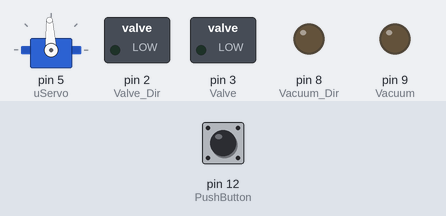
Bench run of a sketch on a simulated Arduino Uno, built with avr-gcc and run on an emulated ATmega328P. Shown: servo, switched loads named in the sketch (green lamp = pin HIGH), output pins drawn as LEDs (lit = HIGH). Wiring (inferred from the names in the program): servo: signal pin 5. The test bench sets the inputs (shaded band); at power-on: pin 12 (PushButton) HIGH. Servo pulses on a pin are drawn as a servo (544–2400 µs = 0–180°); pins used as bus, display or sensor lines are not drawn.

Above: at 1.2 s.
1.3 s: pin 12 (PushButton) pulled LOW for 0.15 s
At 1.62 s:
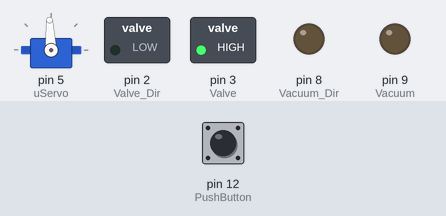
3.2 s: pin 12 (PushButton) pulled LOW for 3.2 s
At 4.1 s:
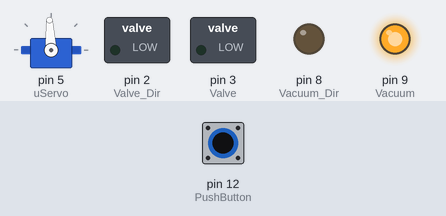
Timing chart, 0 to 8.2 s (numbered marks = the images above; inputs shaded):
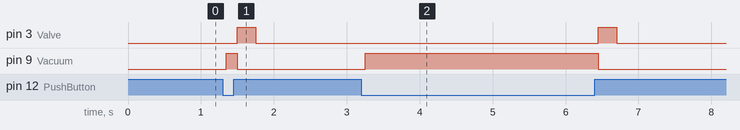

The sketch:

Vacuum_Controller_PKA03.ino
```cpp
// Connections:
// Terminal connector 1: Solenoid Valve +
// Terminal connector 2: Solenoid Valve -
// Terminal connector 4: Vacuum +
// Terminal connector 3: Vacuum -
#define Vacuum 9
#define Vacuum_Dir 8
#define Valve 3
#define Valve_Dir 2
#define PushButton 12
#define uServo 5

#define ISR_FREQ 100000L // Interrupt service routine tick is 10 us
#define OCR1_RELOAD ((F_CPU/ISR_FREQ)-1) // must be <65536

volatile int ISR_cnt=0;
volatile unsigned char TickFlag=0; // Assuming access to unsigned char is atomic!
volatile unsigned char ISR_us_cnt=0;
volatile unsigned char ISR_pw=150;
volatile unsigned int ton_cnt=5000, toff_cnt=5000, vent_cnt=5000, ang_cnt=5000;

// 'Timer 1 output compare A' Interrupt Service Routine
// This ISR happens at a rate of 100kHz.  It is used
// to generate the standard servo 50Hz signal with
// a pulse width of 0.5ms to 2.5ms.
ISR(TIMER1_COMPA_vect)
{
  ISR_cnt++;
  if(ISR_cnt==ISR_pw)
  {
    digitalWrite(uServo, LOW); // WARNING: digitalWrite() takes a long time to execute
  }
  if(ISR_cnt>=2000)
  {
    digitalWrite(uServo, HIGH);
    ISR_cnt=0; // 2000 * 10us = 20ms
  }

  ISR_us_cnt++;
  if(ISR_us_cnt==100) // one mili second has passed
  {
    ISR_us_cnt=0;
    if(ton_cnt<5000) ton_cnt++;
    if(toff_cnt<5000) toff_cnt++;
    if(vent_cnt<5000) vent_cnt++;
    if(ang_cnt<5000) ang_cnt++;
    TickFlag=1;
  }
}

// The next two functions allow for safe access to volatile integers without disabling interrupts.

void Set_Volatile (unsigned int value, unsigned int * ptr)
{
  do {
    TickFlag=0;
    *ptr=value;
  } while (TickFlag==1);
}

unsigned int Get_Volatile (unsigned int * ptr)
{
  unsigned int value;
  do {
    TickFlag=0;
    value=*ptr;
  } while (TickFlag==1);
  return value;
}

void setup()
{
    Serial.begin(115200); // opens serial port, sets data rate to 115200 bps
    Serial.setTimeout(1000); // One second for serial timeout

    pinMode(Vacuum, OUTPUT);
    pinMode(Vacuum_Dir, OUTPUT);
    pinMode(Valve, OUTPUT);
    pinMode(Valve_Dir, OUTPUT);
    pinMode(uServo, OUTPUT);
    pinMode(PushButton, INPUT_PULLUP); // To manually turn the vacuum pump on

    digitalWrite(Vacuum, LOW); // Vacuum pump off
    digitalWrite(Vacuum_Dir, LOW);
    digitalWrite(Valve, LOW);  // Vent valve closed
    digitalWrite(Valve_Dir, LOW);

    cli();// disable global interupt
    TCCR1A = 0;
    TCCR1B = 0;
    TCNT1  = 0;
    OCR1A = OCR1_RELOAD; // Set compare match register for 100khz increments
    TCCR1B |= (1 << WGM12); // Turn on CTC mode
    TCCR1B |= (1 << CS10); // Set CS10 bit for 1 prescaler
    TIMSK1 |= (1 << OCIE1A); // Enable timer compare interrupt
    sei(); // enable global interupt
}

void Pump (int value)
{
    if(value==1)
    {
        digitalWrite(Vacuum, HIGH); // Vacuum pump on
        digitalWrite(Valve, LOW); // Vent valve is closed
    }
    else
    {
        digitalWrite(Vacuum, LOW); // Vacuum pump off
        digitalWrite(Valve, HIGH); // Vent valve is open
        Set_Volatile(0, &vent_cnt); // After some time vent output is set to low turning vent valve off
    }
}

void loop()
{
   // If these variables are not 'static' they will initialized everytime loop() is re-run
   static int c = 0; // for incoming serial data
   static int ton=0, toff=0, vent=250, ang=200;
   static int uServo_min=55, uServo_max=230;
   static int temp, angle, new_ISR_pw;
   String incomingString;

   if (Serial.available() > 0)
   {
       c = Serial.read(); // read the incoming byte

       if(c=='0') // Vacuum off
       {
           Set_Volatile(0, &toff_cnt);
       }
       else if (c=='1') // Vacuum on
       {
           Set_Volatile(0, &ton_cnt);
       }
       else if (c=='t') // Delayed action 'off' time in ms
       {
           incomingString = Serial.readStringUntil('\n');
           toff=incomingString.toInt();
       }
       else if (c=='T') // Delayed action 'on' time in ms
       {
           incomingString = Serial.readStringUntil('\n');
           ton=incomingString.toInt();
       }
       else if (c=='v') // vent time
       {
           incomingString = Serial.readStringUntil('\n');
           vent=incomingString.toInt();
       }
       else if (c=='X') // servo action delay time
       {
           incomingString = Serial.readStringUntil('\n');
           ang=incomingString.toInt();
       }
       else if ( (c=='S') || (c=='s') ) // Servo
       {
           incomingString = Serial.readStringUntil('\n');
           angle=incomingString.toInt();
           if(angle<40) angle=40;
           if(angle>250) angle=250;
           ISR_pw=angle;
       }
       else if ( (c=='Z') || (c=='z') )
       {
           while(1)
           {
               for (temp=uServo_min; temp<uServo_max; temp++)
               {
                   if (Serial.available() > 0) break;
                   ISR_pw=temp;
                   delay(10);
               }
               for (temp=uServo_max; temp>uServo_min; temp--)
               {
                   if (Serial.available() > 0) break;
                   ISR_pw=temp;
                   delay(10);
               }
               if(Serial.available() > 0) break;
           }
       }
       else if ( (c=='A') || (c=='a') ) // Angle
       {
           incomingString = Serial.readStringUntil('\n');
           angle=incomingString.toInt();
           if (angle>180) angle=180;
           if (angle<0) angle=0;
           new_ISR_pw=(((180.0-(float)angle)*(float)(uServo_max-uServo_min))/180.0)+(float)uServo_min; // Do multiplication first
           Set_Volatile(0, &ang_cnt);
       }
       else if (c=='M') // Max, the servo value that sets the angle to 0 deg
       {
           incomingString = Serial.readStringUntil('\n');
           uServo_max=incomingString.toInt();
           if (uServo_max<40) uServo_max=40;
           if (uServo_max>250) uServo_max=250;
       }
       else if (c=='m') // min, the servo value that sets the angle to 180 deg
       {
           incomingString = Serial.readStringUntil('\n');
           uServo_min=incomingString.toInt();
           if (uServo_min<40) uServo_min=40;
           if (uServo_min>250) uServo_min=250;
       }
       else if ((c=='I') || (c=='i')) // Identify command
       {
           Serial.write('P');
       }
    }

    temp=Get_Volatile(&toff_cnt);
    if((temp>toff) && (temp<5000))
    {
      Set_Volatile(5000, &toff_cnt);
      Pump(0);
    }

    temp=Get_Volatile(&ton_cnt);
    if((temp>ton) && (temp<5000))
    {
      Set_Volatile(5000, &ton_cnt);
      Pump(1);
    }

    temp=Get_Volatile(&vent_cnt);
    if((temp>vent) && (temp<5000))
    {
      Set_Volatile(5000, &vent_cnt);
      digitalWrite(Valve, LOW); // Vent valve is closed
    }

    temp=Get_Volatile(&ang_cnt);
    if((temp>ang) && (temp<5000))
    {
      Set_Volatile(5000, &ang_cnt);
      ISR_pw=new_ISR_pw;
    }

    if(digitalRead(PushButton)==LOW) // External push-button pressed?
    {
       delay(50); // Debounce time
       if (digitalRead(PushButton)==LOW)
       {
           Pump(1);
           while(1)
           {
               if(digitalRead(PushButton)==HIGH)
               {
                   delay(50); // Debounce time
                   if(digitalRead(PushButton)==HIGH) break;
               }
           }
           Pump(0);
        }
    }
}
```

Measured:
- after the input at 1.3 s, pin 3 (Valve): LOW → HIGH after 0.20 s, → LOW 0.25 s later; pin 9 (Vacuum): LOW → HIGH after 0.05 s, → LOW 0.15 s later
- after the input at 3.2 s, pin 3 (Valve): LOW → HIGH after 3.3 s, → LOW 0.25 s later; pin 9 (Vacuum): LOW → HIGH after 0.05 s, → LOW 3.2 s later
